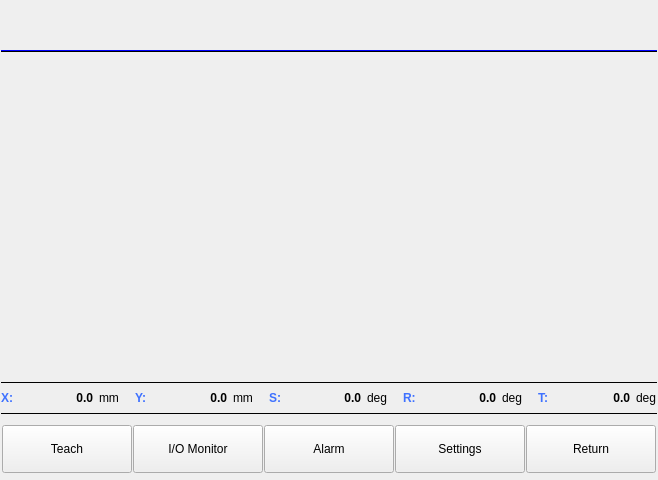
<?xml version="1.0" encoding="UTF-8"?>
<ui version="4.0">
 <class>MainFrame</class>
 <widget class="QWidget" name="MainFrame">
  <property name="geometry">
   <rect>
    <x>0</x>
    <y>0</y>
    <width>658</width>
    <height>480</height>
   </rect>
  </property>
  <property name="windowTitle">
   <string>MainFrame</string>
  </property>
  <layout class="QVBoxLayout" name="verticalLayout">
   <property name="spacing">
    <number>1</number>
   </property>
   <property name="margin">
    <number>1</number>
   </property>
   <item>
    <widget class="QWidget" name="headerContainer" native="true">
     <property name="minimumSize">
      <size>
       <width>0</width>
       <height>48</height>
      </size>
     </property>
    </widget>
   </item>
   <item>
    <widget class="Line" name="line">
     <property name="sizePolicy">
      <sizepolicy hsizetype="Expanding" vsizetype="Preferred">
       <horstretch>0</horstretch>
       <verstretch>0</verstretch>
      </sizepolicy>
     </property>
     <property name="minimumSize">
      <size>
       <width>640</width>
       <height>2</height>
      </size>
     </property>
     <property name="maximumSize">
      <size>
       <width>16777215</width>
       <height>2</height>
      </size>
     </property>
     <property name="styleSheet">
      <string notr="true">background-color: rgb(0, 0, 255);</string>
     </property>
     <property name="frameShadow">
      <enum>QFrame::Plain</enum>
     </property>
     <property name="lineWidth">
      <number>0</number>
     </property>
     <property name="midLineWidth">
      <number>1</number>
     </property>
     <property name="orientation">
      <enum>Qt::Horizontal</enum>
     </property>
    </widget>
   </item>
   <item>
    <widget class="QFrame" name="centerPageFrame">
     <property name="sizePolicy">
      <sizepolicy hsizetype="Preferred" vsizetype="Expanding">
       <horstretch>0</horstretch>
       <verstretch>0</verstretch>
      </sizepolicy>
     </property>
     <property name="maximumSize">
      <size>
       <width>640</width>
       <height>328</height>
      </size>
     </property>
     <property name="frameShape">
      <enum>QFrame::NoFrame</enum>
     </property>
     <property name="frameShadow">
      <enum>QFrame::Plain</enum>
     </property>
    </widget>
   </item>
   <item>
    <widget class="Line" name="line_2">
     <property name="sizePolicy">
      <sizepolicy hsizetype="Expanding" vsizetype="Preferred">
       <horstretch>0</horstretch>
       <verstretch>0</verstretch>
      </sizepolicy>
     </property>
     <property name="minimumSize">
      <size>
       <width>0</width>
       <height>1</height>
      </size>
     </property>
     <property name="maximumSize">
      <size>
       <width>16777215</width>
       <height>1</height>
      </size>
     </property>
     <property name="styleSheet">
      <string notr="true">background-color: rgb(0, 0, 255);</string>
     </property>
     <property name="frameShadow">
      <enum>QFrame::Plain</enum>
     </property>
     <property name="lineWidth">
      <number>0</number>
     </property>
     <property name="midLineWidth">
      <number>1</number>
     </property>
     <property name="orientation">
      <enum>Qt::Horizontal</enum>
     </property>
    </widget>
   </item>
   <item>
    <layout class="QHBoxLayout" name="horizontalLayout">
     <item>
      <widget class="QLabel" name="label_7">
       <property name="palette">
        <palette>
         <active>
          <colorrole role="WindowText">
           <brush brushstyle="SolidPattern">
            <color alpha="255">
             <red>62</red>
             <green>113</green>
             <blue>255</blue>
            </color>
           </brush>
          </colorrole>
          <colorrole role="Text">
           <brush brushstyle="SolidPattern">
            <color alpha="255">
             <red>85</red>
             <green>0</green>
             <blue>0</blue>
            </color>
           </brush>
          </colorrole>
         </active>
         <inactive>
          <colorrole role="WindowText">
           <brush brushstyle="SolidPattern">
            <color alpha="255">
             <red>62</red>
             <green>113</green>
             <blue>255</blue>
            </color>
           </brush>
          </colorrole>
          <colorrole role="Text">
           <brush brushstyle="SolidPattern">
            <color alpha="255">
             <red>85</red>
             <green>0</green>
             <blue>0</blue>
            </color>
           </brush>
          </colorrole>
         </inactive>
         <disabled>
          <colorrole role="WindowText">
           <brush brushstyle="SolidPattern">
            <color alpha="255">
             <red>190</red>
             <green>190</green>
             <blue>190</blue>
            </color>
           </brush>
          </colorrole>
          <colorrole role="Text">
           <brush brushstyle="SolidPattern">
            <color alpha="255">
             <red>190</red>
             <green>190</green>
             <blue>190</blue>
            </color>
           </brush>
          </colorrole>
         </disabled>
        </palette>
       </property>
       <property name="font">
        <font>
         <weight>75</weight>
         <bold>true</bold>
        </font>
       </property>
       <property name="autoFillBackground">
        <bool>true</bool>
       </property>
       <property name="text">
        <string>X:</string>
       </property>
      </widget>
     </item>
     <item>
      <widget class="QLabel" name="xCurrentPos">
       <property name="minimumSize">
        <size>
         <width>65</width>
         <height>28</height>
        </size>
       </property>
       <property name="maximumSize">
        <size>
         <width>65</width>
         <height>16777215</height>
        </size>
       </property>
       <property name="font">
        <font>
         <weight>75</weight>
         <bold>true</bold>
        </font>
       </property>
       <property name="autoFillBackground">
        <bool>false</bool>
       </property>
       <property name="text">
        <string notr="true">0.0</string>
       </property>
       <property name="textFormat">
        <enum>Qt::PlainText</enum>
       </property>
       <property name="alignment">
        <set>Qt::AlignRight|Qt::AlignTrailing|Qt::AlignVCenter</set>
       </property>
      </widget>
     </item>
     <item>
      <widget class="QLabel" name="label_22">
       <property name="minimumSize">
        <size>
         <width>30</width>
         <height>0</height>
        </size>
       </property>
       <property name="text">
        <string>mm</string>
       </property>
      </widget>
     </item>
     <item>
      <widget class="QLabel" name="label_11">
       <property name="palette">
        <palette>
         <active>
          <colorrole role="WindowText">
           <brush brushstyle="SolidPattern">
            <color alpha="255">
             <red>62</red>
             <green>113</green>
             <blue>255</blue>
            </color>
           </brush>
          </colorrole>
          <colorrole role="Text">
           <brush brushstyle="SolidPattern">
            <color alpha="255">
             <red>85</red>
             <green>0</green>
             <blue>0</blue>
            </color>
           </brush>
          </colorrole>
         </active>
         <inactive>
          <colorrole role="WindowText">
           <brush brushstyle="SolidPattern">
            <color alpha="255">
             <red>62</red>
             <green>113</green>
             <blue>255</blue>
            </color>
           </brush>
          </colorrole>
          <colorrole role="Text">
           <brush brushstyle="SolidPattern">
            <color alpha="255">
             <red>85</red>
             <green>0</green>
             <blue>0</blue>
            </color>
           </brush>
          </colorrole>
         </inactive>
         <disabled>
          <colorrole role="WindowText">
           <brush brushstyle="SolidPattern">
            <color alpha="255">
             <red>190</red>
             <green>190</green>
             <blue>190</blue>
            </color>
           </brush>
          </colorrole>
          <colorrole role="Text">
           <brush brushstyle="SolidPattern">
            <color alpha="255">
             <red>190</red>
             <green>190</green>
             <blue>190</blue>
            </color>
           </brush>
          </colorrole>
         </disabled>
        </palette>
       </property>
       <property name="font">
        <font>
         <weight>75</weight>
         <bold>true</bold>
        </font>
       </property>
       <property name="autoFillBackground">
        <bool>true</bool>
       </property>
       <property name="text">
        <string>Y:</string>
       </property>
      </widget>
     </item>
     <item>
      <widget class="QLabel" name="yCurrentPos">
       <property name="minimumSize">
        <size>
         <width>65</width>
         <height>0</height>
        </size>
       </property>
       <property name="maximumSize">
        <size>
         <width>65</width>
         <height>16777215</height>
        </size>
       </property>
       <property name="font">
        <font>
         <weight>75</weight>
         <bold>true</bold>
        </font>
       </property>
       <property name="autoFillBackground">
        <bool>false</bool>
       </property>
       <property name="text">
        <string notr="true">0.0</string>
       </property>
       <property name="textFormat">
        <enum>Qt::PlainText</enum>
       </property>
       <property name="alignment">
        <set>Qt::AlignRight|Qt::AlignTrailing|Qt::AlignVCenter</set>
       </property>
      </widget>
     </item>
     <item>
      <widget class="QLabel" name="label_9">
       <property name="minimumSize">
        <size>
         <width>30</width>
         <height>0</height>
        </size>
       </property>
       <property name="text">
        <string>mm</string>
       </property>
      </widget>
     </item>
     <item>
      <widget class="QLabel" name="label_17">
       <property name="palette">
        <palette>
         <active>
          <colorrole role="WindowText">
           <brush brushstyle="SolidPattern">
            <color alpha="255">
             <red>62</red>
             <green>113</green>
             <blue>255</blue>
            </color>
           </brush>
          </colorrole>
          <colorrole role="Text">
           <brush brushstyle="SolidPattern">
            <color alpha="255">
             <red>85</red>
             <green>0</green>
             <blue>0</blue>
            </color>
           </brush>
          </colorrole>
         </active>
         <inactive>
          <colorrole role="WindowText">
           <brush brushstyle="SolidPattern">
            <color alpha="255">
             <red>62</red>
             <green>113</green>
             <blue>255</blue>
            </color>
           </brush>
          </colorrole>
          <colorrole role="Text">
           <brush brushstyle="SolidPattern">
            <color alpha="255">
             <red>85</red>
             <green>0</green>
             <blue>0</blue>
            </color>
           </brush>
          </colorrole>
         </inactive>
         <disabled>
          <colorrole role="WindowText">
           <brush brushstyle="SolidPattern">
            <color alpha="255">
             <red>190</red>
             <green>190</green>
             <blue>190</blue>
            </color>
           </brush>
          </colorrole>
          <colorrole role="Text">
           <brush brushstyle="SolidPattern">
            <color alpha="255">
             <red>190</red>
             <green>190</green>
             <blue>190</blue>
            </color>
           </brush>
          </colorrole>
         </disabled>
        </palette>
       </property>
       <property name="font">
        <font>
         <weight>75</weight>
         <bold>true</bold>
        </font>
       </property>
       <property name="autoFillBackground">
        <bool>true</bool>
       </property>
       <property name="text">
        <string>S:</string>
       </property>
      </widget>
     </item>
     <item>
      <widget class="QLabel" name="zCurrentPos">
       <property name="minimumSize">
        <size>
         <width>65</width>
         <height>0</height>
        </size>
       </property>
       <property name="maximumSize">
        <size>
         <width>65</width>
         <height>16777215</height>
        </size>
       </property>
       <property name="font">
        <font>
         <weight>75</weight>
         <bold>true</bold>
        </font>
       </property>
       <property name="autoFillBackground">
        <bool>false</bool>
       </property>
       <property name="text">
        <string notr="true">0.0</string>
       </property>
       <property name="textFormat">
        <enum>Qt::PlainText</enum>
       </property>
       <property name="alignment">
        <set>Qt::AlignRight|Qt::AlignTrailing|Qt::AlignVCenter</set>
       </property>
      </widget>
     </item>
     <item>
      <widget class="QLabel" name="label_10">
       <property name="minimumSize">
        <size>
         <width>30</width>
         <height>0</height>
        </size>
       </property>
       <property name="text">
        <string>deg</string>
       </property>
      </widget>
     </item>
     <item>
      <widget class="QLabel" name="label_8">
       <property name="palette">
        <palette>
         <active>
          <colorrole role="WindowText">
           <brush brushstyle="SolidPattern">
            <color alpha="255">
             <red>62</red>
             <green>113</green>
             <blue>255</blue>
            </color>
           </brush>
          </colorrole>
          <colorrole role="Text">
           <brush brushstyle="SolidPattern">
            <color alpha="255">
             <red>85</red>
             <green>0</green>
             <blue>0</blue>
            </color>
           </brush>
          </colorrole>
         </active>
         <inactive>
          <colorrole role="WindowText">
           <brush brushstyle="SolidPattern">
            <color alpha="255">
             <red>62</red>
             <green>113</green>
             <blue>255</blue>
            </color>
           </brush>
          </colorrole>
          <colorrole role="Text">
           <brush brushstyle="SolidPattern">
            <color alpha="255">
             <red>85</red>
             <green>0</green>
             <blue>0</blue>
            </color>
           </brush>
          </colorrole>
         </inactive>
         <disabled>
          <colorrole role="WindowText">
           <brush brushstyle="SolidPattern">
            <color alpha="255">
             <red>190</red>
             <green>190</green>
             <blue>190</blue>
            </color>
           </brush>
          </colorrole>
          <colorrole role="Text">
           <brush brushstyle="SolidPattern">
            <color alpha="255">
             <red>190</red>
             <green>190</green>
             <blue>190</blue>
            </color>
           </brush>
          </colorrole>
         </disabled>
        </palette>
       </property>
       <property name="font">
        <font>
         <weight>75</weight>
         <bold>true</bold>
        </font>
       </property>
       <property name="autoFillBackground">
        <bool>true</bool>
       </property>
       <property name="text">
        <string>R:</string>
       </property>
      </widget>
     </item>
     <item>
      <widget class="QLabel" name="rCurrentPos">
       <property name="minimumSize">
        <size>
         <width>65</width>
         <height>0</height>
        </size>
       </property>
       <property name="maximumSize">
        <size>
         <width>65</width>
         <height>16777215</height>
        </size>
       </property>
       <property name="font">
        <font>
         <weight>75</weight>
         <bold>true</bold>
        </font>
       </property>
       <property name="autoFillBackground">
        <bool>false</bool>
       </property>
       <property name="text">
        <string notr="true">0.0</string>
       </property>
       <property name="textFormat">
        <enum>Qt::PlainText</enum>
       </property>
       <property name="alignment">
        <set>Qt::AlignRight|Qt::AlignTrailing|Qt::AlignVCenter</set>
       </property>
      </widget>
     </item>
     <item>
      <widget class="QLabel" name="label_14">
       <property name="minimumSize">
        <size>
         <width>30</width>
         <height>0</height>
        </size>
       </property>
       <property name="text">
        <string>deg</string>
       </property>
      </widget>
     </item>
     <item>
      <widget class="QLabel" name="label_20">
       <property name="palette">
        <palette>
         <active>
          <colorrole role="WindowText">
           <brush brushstyle="SolidPattern">
            <color alpha="255">
             <red>62</red>
             <green>113</green>
             <blue>255</blue>
            </color>
           </brush>
          </colorrole>
          <colorrole role="Text">
           <brush brushstyle="SolidPattern">
            <color alpha="255">
             <red>85</red>
             <green>0</green>
             <blue>0</blue>
            </color>
           </brush>
          </colorrole>
         </active>
         <inactive>
          <colorrole role="WindowText">
           <brush brushstyle="SolidPattern">
            <color alpha="255">
             <red>62</red>
             <green>113</green>
             <blue>255</blue>
            </color>
           </brush>
          </colorrole>
          <colorrole role="Text">
           <brush brushstyle="SolidPattern">
            <color alpha="255">
             <red>85</red>
             <green>0</green>
             <blue>0</blue>
            </color>
           </brush>
          </colorrole>
         </inactive>
         <disabled>
          <colorrole role="WindowText">
           <brush brushstyle="SolidPattern">
            <color alpha="255">
             <red>190</red>
             <green>190</green>
             <blue>190</blue>
            </color>
           </brush>
          </colorrole>
          <colorrole role="Text">
           <brush brushstyle="SolidPattern">
            <color alpha="255">
             <red>190</red>
             <green>190</green>
             <blue>190</blue>
            </color>
           </brush>
          </colorrole>
         </disabled>
        </palette>
       </property>
       <property name="font">
        <font>
         <weight>75</weight>
         <bold>true</bold>
        </font>
       </property>
       <property name="autoFillBackground">
        <bool>true</bool>
       </property>
       <property name="text">
        <string>T:</string>
       </property>
      </widget>
     </item>
     <item>
      <widget class="QLabel" name="tCurrentPos">
       <property name="minimumSize">
        <size>
         <width>65</width>
         <height>0</height>
        </size>
       </property>
       <property name="maximumSize">
        <size>
         <width>65</width>
         <height>16777215</height>
        </size>
       </property>
       <property name="font">
        <font>
         <weight>75</weight>
         <bold>true</bold>
        </font>
       </property>
       <property name="autoFillBackground">
        <bool>false</bool>
       </property>
       <property name="text">
        <string notr="true">0.0</string>
       </property>
       <property name="textFormat">
        <enum>Qt::PlainText</enum>
       </property>
       <property name="alignment">
        <set>Qt::AlignRight|Qt::AlignTrailing|Qt::AlignVCenter</set>
       </property>
      </widget>
     </item>
     <item>
      <widget class="QLabel" name="label_19">
       <property name="text">
        <string>deg</string>
       </property>
      </widget>
     </item>
    </layout>
   </item>
   <item>
    <widget class="Line" name="line_4">
     <property name="sizePolicy">
      <sizepolicy hsizetype="Expanding" vsizetype="Preferred">
       <horstretch>0</horstretch>
       <verstretch>0</verstretch>
      </sizepolicy>
     </property>
     <property name="maximumSize">
      <size>
       <width>16777215</width>
       <height>1</height>
      </size>
     </property>
     <property name="styleSheet">
      <string notr="true">background-color: rgb(0, 0, 255);</string>
     </property>
     <property name="frameShadow">
      <enum>QFrame::Plain</enum>
     </property>
     <property name="lineWidth">
      <number>0</number>
     </property>
     <property name="midLineWidth">
      <number>1</number>
     </property>
     <property name="orientation">
      <enum>Qt::Horizontal</enum>
     </property>
    </widget>
   </item>
   <item>
    <widget class="ICCycleTimeAndFinishedFrame" name="cycleTimeAndFinistWidget">
     <property name="maximumSize">
      <size>
       <width>16777215</width>
       <height>24</height>
      </size>
     </property>
     <property name="frameShape">
      <enum>QFrame::NoFrame</enum>
     </property>
     <property name="frameShadow">
      <enum>QFrame::Plain</enum>
     </property>
    </widget>
   </item>
   <item>
    <widget class="QStackedWidget" name="stackedWidget">
     <property name="maximumSize">
      <size>
       <width>16777215</width>
       <height>60</height>
      </size>
     </property>
     <property name="currentIndex">
      <number>0</number>
     </property>
     <widget class="QWidget" name="page">
      <layout class="QHBoxLayout" name="horizontalLayout_2">
       <property name="spacing">
        <number>1</number>
       </property>
       <property name="margin">
        <number>1</number>
       </property>
       <item>
        <widget class="QPushButton" name="teachButton">
         <property name="minimumSize">
          <size>
           <width>0</width>
           <height>40</height>
          </size>
         </property>
         <property name="maximumSize">
          <size>
           <width>16777215</width>
           <height>48</height>
          </size>
         </property>
         <property name="focusPolicy">
          <enum>Qt::NoFocus</enum>
         </property>
         <property name="text">
          <string>Teach</string>
         </property>
        </widget>
       </item>
       <item>
        <widget class="QPushButton" name="ioMonitorButton">
         <property name="sizePolicy">
          <sizepolicy hsizetype="Minimum" vsizetype="Preferred">
           <horstretch>0</horstretch>
           <verstretch>0</verstretch>
          </sizepolicy>
         </property>
         <property name="minimumSize">
          <size>
           <width>0</width>
           <height>40</height>
          </size>
         </property>
         <property name="maximumSize">
          <size>
           <width>16777215</width>
           <height>48</height>
          </size>
         </property>
         <property name="focusPolicy">
          <enum>Qt::NoFocus</enum>
         </property>
         <property name="text">
          <string>I/O Monitor</string>
         </property>
        </widget>
       </item>
       <item>
        <widget class="QPushButton" name="alarmButton">
         <property name="sizePolicy">
          <sizepolicy hsizetype="Minimum" vsizetype="Preferred">
           <horstretch>0</horstretch>
           <verstretch>0</verstretch>
          </sizepolicy>
         </property>
         <property name="minimumSize">
          <size>
           <width>0</width>
           <height>40</height>
          </size>
         </property>
         <property name="maximumSize">
          <size>
           <width>16777215</width>
           <height>48</height>
          </size>
         </property>
         <property name="focusPolicy">
          <enum>Qt::NoFocus</enum>
         </property>
         <property name="text">
          <string>Alarm</string>
         </property>
        </widget>
       </item>
       <item>
        <widget class="QPushButton" name="settingsButton">
         <property name="sizePolicy">
          <sizepolicy hsizetype="Minimum" vsizetype="Preferred">
           <horstretch>0</horstretch>
           <verstretch>0</verstretch>
          </sizepolicy>
         </property>
         <property name="minimumSize">
          <size>
           <width>0</width>
           <height>40</height>
          </size>
         </property>
         <property name="maximumSize">
          <size>
           <width>16777215</width>
           <height>48</height>
          </size>
         </property>
         <property name="focusPolicy">
          <enum>Qt::NoFocus</enum>
         </property>
         <property name="text">
          <string>Settings</string>
         </property>
        </widget>
       </item>
       <item>
        <widget class="QPushButton" name="returnButton">
         <property name="sizePolicy">
          <sizepolicy hsizetype="Minimum" vsizetype="Preferred">
           <horstretch>0</horstretch>
           <verstretch>0</verstretch>
          </sizepolicy>
         </property>
         <property name="minimumSize">
          <size>
           <width>0</width>
           <height>40</height>
          </size>
         </property>
         <property name="maximumSize">
          <size>
           <width>16777215</width>
           <height>48</height>
          </size>
         </property>
         <property name="focusPolicy">
          <enum>Qt::NoFocus</enum>
         </property>
         <property name="text">
          <string>Return</string>
         </property>
        </widget>
       </item>
      </layout>
     </widget>
     <widget class="QWidget" name="page_6">
      <layout class="QHBoxLayout" name="horizontalLayout_3" stretch="0,0,0,0,0">
       <property name="spacing">
        <number>1</number>
       </property>
       <property name="margin">
        <number>1</number>
       </property>
       <item>
        <widget class="QPushButton" name="baseButton">
         <property name="minimumSize">
          <size>
           <width>0</width>
           <height>40</height>
          </size>
         </property>
         <property name="maximumSize">
          <size>
           <width>16777215</width>
           <height>48</height>
          </size>
         </property>
         <property name="focusPolicy">
          <enum>Qt::NoFocus</enum>
         </property>
         <property name="text">
          <string>Base</string>
         </property>
         <property name="checkable">
          <bool>true</bool>
         </property>
         <attribute name="buttonGroup">
          <string notr="true">buttonGroup</string>
         </attribute>
        </widget>
       </item>
       <item>
        <widget class="QPushButton" name="axisButton">
         <property name="minimumSize">
          <size>
           <width>0</width>
           <height>40</height>
          </size>
         </property>
         <property name="maximumSize">
          <size>
           <width>16777215</width>
           <height>48</height>
          </size>
         </property>
         <property name="focusPolicy">
          <enum>Qt::NoFocus</enum>
         </property>
         <property name="text">
          <string>Axis</string>
         </property>
         <property name="checkable">
          <bool>true</bool>
         </property>
         <attribute name="buttonGroup">
          <string notr="true">buttonGroup</string>
         </attribute>
        </widget>
       </item>
       <item>
        <widget class="QPushButton" name="servoButton">
         <property name="minimumSize">
          <size>
           <width>0</width>
           <height>40</height>
          </size>
         </property>
         <property name="maximumSize">
          <size>
           <width>16777215</width>
           <height>48</height>
          </size>
         </property>
         <property name="focusPolicy">
          <enum>Qt::NoFocus</enum>
         </property>
         <property name="text">
          <string>Servo</string>
         </property>
         <property name="checkable">
          <bool>true</bool>
         </property>
         <attribute name="buttonGroup">
          <string notr="true">buttonGroup</string>
         </attribute>
        </widget>
       </item>
       <item>
        <widget class="QPushButton" name="updateButton">
         <property name="minimumSize">
          <size>
           <width>0</width>
           <height>40</height>
          </size>
         </property>
         <property name="maximumSize">
          <size>
           <width>16777215</width>
           <height>48</height>
          </size>
         </property>
         <property name="focusPolicy">
          <enum>Qt::NoFocus</enum>
         </property>
         <property name="text">
          <string>Update</string>
         </property>
         <property name="checkable">
          <bool>true</bool>
         </property>
         <attribute name="buttonGroup">
          <string notr="true">buttonGroup</string>
         </attribute>
        </widget>
       </item>
       <item>
        <widget class="QPushButton" name="SettingReturn">
         <property name="minimumSize">
          <size>
           <width>0</width>
           <height>40</height>
          </size>
         </property>
         <property name="maximumSize">
          <size>
           <width>16777215</width>
           <height>48</height>
          </size>
         </property>
         <property name="focusPolicy">
          <enum>Qt::NoFocus</enum>
         </property>
         <property name="text">
          <string>Return</string>
         </property>
         <property name="checkable">
          <bool>true</bool>
         </property>
         <attribute name="buttonGroup">
          <string notr="true">buttonGroup</string>
         </attribute>
        </widget>
       </item>
      </layout>
     </widget>
    </widget>
   </item>
  </layout>
 </widget>
 <layoutdefault spacing="6" margin="11"/>
 <customwidgets>
  <customwidget>
   <class>ICCycleTimeAndFinishedFrame</class>
   <extends>QFrame</extends>
   <header>iccycletimeandfinishedframe.h</header>
   <container>1</container>
  </customwidget>
 </customwidgets>
 <resources/>
 <connections/>
 <buttongroups>
  <buttongroup name="buttonGroup"/>
 </buttongroups>
</ui>
